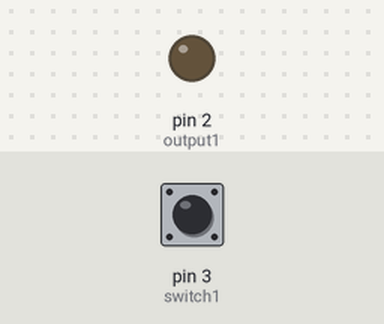
Simulated run of this sketch. Board: Arduino Nano, built with avr-gcc and run on an emulated ATmega328P. Shown: output pins drawn as LEDs (lit = HIGH). The inputs (shaded band) are chosen by the test bench; at power-on: pin 3 (switch1) HIGH. No radio packets arrive unless stated.

Above: at 1.2 s.
1.3 s: pin 3 (switch1) pulled LOW for 0.15 s
At 1.37 s:
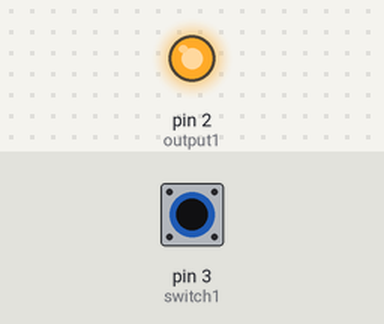
2.9 s: pin 3 (switch1) pulled LOW for 3.2 s
At 6.8 s:
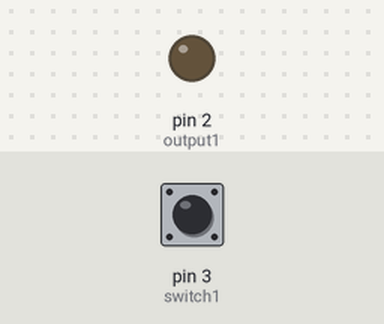
Timing chart, 0 to 8.3 s (numbered marks = the images above; inputs shaded):
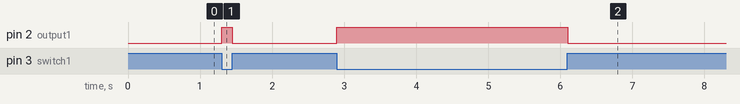

Measured:
- after the input at 1.3 s, pin 2 (output1): LOW → HIGH at once, → LOW 0.15 s later
- after the input at 2.9 s, pin 2 (output1): LOW → HIGH at once, → LOW 3.2 s later

The sketch:

Arduino_Sketch_for_System_B_Receiver.ino
```cpp
#include "nRF24L01.h" // NRF24L01 library created by TMRh20 https://github.com/TMRh20/RF24
#include "RF24.h"
#include "SPI.h"

#define switch1 3
#define output1 2

int ReceivedMessage[1] = {000}; // Used to store value received by the NRF24L01
RF24 radio(9,10); // NRF24L01 SPI pins. Pin 9 and 10 on the Nano

const uint64_t pipe = 0xE6E6E6E6E6E6; // Needs to be the same for communicating between 2 NRF24L01

void setup(void)
{
  radio.begin(); // Start the NRF24L01

  radio.openReadingPipe(1,pipe); // Get NRF24L01 ready to receive

  radio.startListening(); // Listen to see if information received

  pinMode(output1, OUTPUT);
  pinMode(switch1, INPUT_PULLUP);
  digitalWrite(switch1, HIGH);
}

void loop(void)
{
  while (radio.available())
  {
    radio.read(ReceivedMessage, 1); // Read information from the NRF24L01

    if (ReceivedMessage[0] == 111 || digitalRead(switch1) == LOW) // Indicates switch is pressed
    {
      digitalWrite(output1, HIGH);
    }
    else
    {
       digitalWrite(output1, LOW);
    }
    delay(2);
   }
  if(digitalRead(switch1) == LOW){
    digitalWrite(output1, HIGH);
  }
  else{
    digitalWrite(output1, LOW);
  }
}
```
